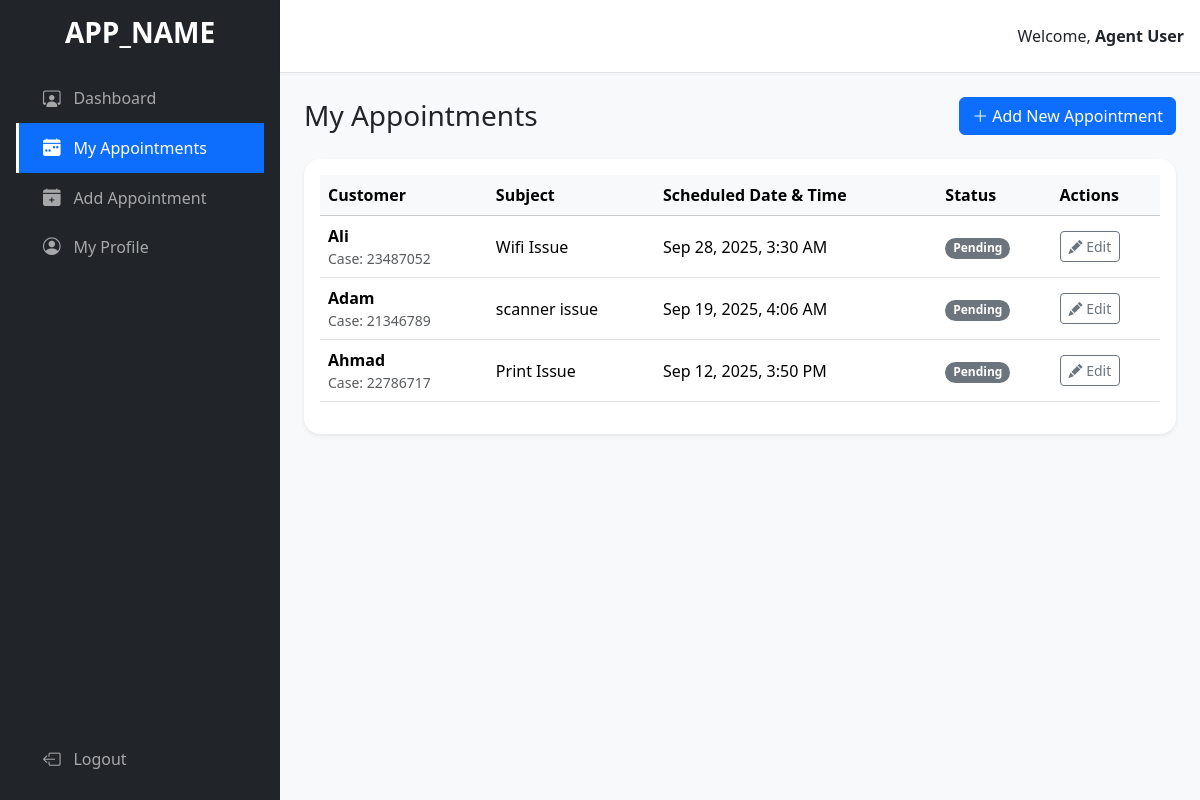
/agent/appointments.php (signed in), run on the app's committed database.
### tables this page shows
CREATE TABLE `appointments` (
  `Appointment_ID` int(11) NOT NULL,
  `Agent_ID` int(11) NOT NULL,
  `Customer_Name` varchar(150) NOT NULL,
  `Case_Number` varchar(100) NOT NULL,
  `Subject` varchar(255) NOT NULL,
  `Start_At` datetime NOT NULL,
  `End_At` datetime NOT NULL,
  `Status` enum('Pending','Completed','Missed') DEFAULT 'Pending',
  `Created_At` timestamp NOT NULL DEFAULT current_timestamp()
);

### agent/appointments.php (the view, shortened to what this page needs)
<?php
require_once __DIR__ . "/../includes/db_connect.php";
$agentId = (int) $_SESSION['user_id'];
$appointments_sql = "
    SELECT Appointment_ID, Customer_Name, Case_Number, Subject, Start_At, End_At, Status
    FROM Appointments
    WHERE Agent_ID = ?
    ORDER BY Start_At DESC
";
$stmt = $mysqli->prepare($appointments_sql);
$stmt->bind_param("i", $agentId);
$stmt->execute();
$appointments = $stmt->get_result()->fetch_all(MYSQLI_ASSOC);
include __DIR__ . "/../includes/header.php";
?>
<div class="d-flex justify-content-between align-items-center mb-4">
    <h1 class="h3 mb-0">My Appointments</h1>
    <a href="<?= BASE_URL ?>agent/appointment_form.php" class="btn btn-primary">
        <i class="bi bi-plus-lg"></i> Add New Appointment
    </a>
</div>
<div class="card border-0 shadow-sm rounded-4">
    <div class="card-body">
        <div class="table-responsive">
            <table class="table table-hover align-middle">
                <thead class="table-light">
                    <tr>
                        <th>Customer</th>
                        <th>Subject</th>
                        <th>Scheduled Date & Time</th>
                        <th>Status</th>
                        <th>Actions</th>
                    </tr>
                </thead>
                <tbody>
                    <?php if (empty($appointments)): ?>
                        <tr>
                            <td colspan="5" class="text-center text-muted p-4">
                                <p class="mb-0">You have no appointments in your history.</p>
                            </td>
                        </tr>
                    <?php else: ?>
                        <?php foreach ($appointments as $appt): ?>
                            <tr>
                                <td>
                                    <strong><?= htmlspecialchars($appt['Customer_Name']) ?></strong>
                                    <small class="d-block text-muted">Case: <?= htmlspecialchars($appt['Case_Number']) ?></small>
                                </td>
                                <td><?= htmlspecialchars($appt['Subject']) ?></td>
                                <td><?= date('M j, Y, g:i A', strtotime($appt['Start_At'])) ?></td>
                                <td>
                                    <?php
                                        $status_class = 'bg-secondary';
                                    ?>
                                    <span class="badge rounded-pill <?= $status_class ?>"><?= htmlspecialchars($appt['Status']) ?></span>
                                </td>
                                <td>
                                    <a href="appointment_form.php?id=<?= $appt['Appointment_ID'] ?>" class="btn btn-sm btn-outline-secondary">
                                        <i class="bi bi-pencil-fill"></i> Edit
                                    </a>
                                </td>
                            </tr>
                        <?php endforeach; ?>
                    <?php endif; ?>
                </tbody>
            </table>
        </div>
    </div>
</div>
<?php
include __DIR__ . "/../includes/footer.php";
?>

### includes/header.php (style rules this page uses)
body { background-color: #f8f9fa; }

### data on the page
appointments: Customer_Name "Ali", Case_Number "23487052", Subject "Wifi Issue", Start_At "Sep 28, 2025, 3:30 AM", Status "Pending"
appointments: Customer_Name "Adam", Case_Number "21346789", Subject "scanner issue", Start_At "Sep 19, 2025, 4:06 AM", Status "Pending"
appointments: Customer_Name "Ahmad", Case_Number "22786717", Subject "Print Issue", Start_At "Sep 12, 2025, 3:50 PM", Status "Pending"

### other printed values
APP_NAME "APP_NAME"
$_SESSION['user_name'] "Agent User"
